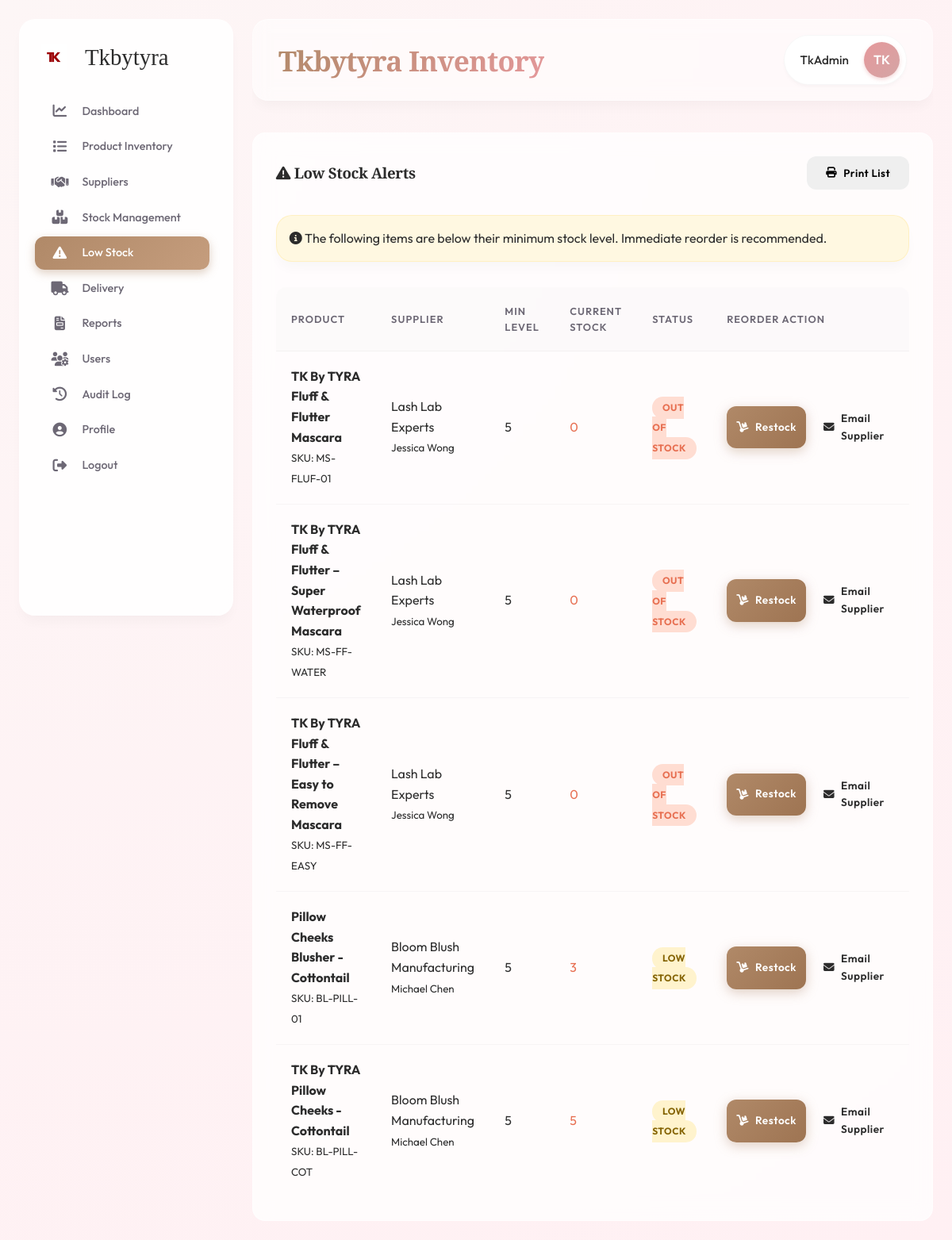
Screenshot of /low_stock.php (signed in) with the database file from the repository.
### tables this page shows
CREATE TABLE `products` (
  `id` int NOT NULL AUTO_INCREMENT,
  `product_code` varchar(50) DEFAULT NULL,
  `name` varchar(150) NOT NULL,
  `category_id` int DEFAULT NULL,
  `supplier_id` int DEFAULT NULL,
  `description` text,
  `cost_price` decimal(10,2) NOT NULL DEFAULT '0.00',
  `selling_price` decimal(10,2) NOT NULL DEFAULT '0.00',
  `quantity` int NOT NULL DEFAULT '0',
  `min_stock_level` int NOT NULL DEFAULT '5',
  `image_path` varchar(255) DEFAULT NULL,
  `created_at` timestamp NULL DEFAULT CURRENT_TIMESTAMP,
  `updated_at` timestamp NULL DEFAULT CURRENT_TIMESTAMP ON UPDATE CURRENT_TIMESTAMP,
  PRIMARY KEY (`id`),
  UNIQUE KEY `product_code` (`product_code`),
  KEY `category_id` (`category_id`),
  KEY `supplier_id` (`supplier_id`),
  CONSTRAINT `products_ibfk_1` FOREIGN KEY (`category_id`) REFERENCES `categories` (`id`) ON DELETE SET NULL,
  CONSTRAINT `products_ibfk_2` FOREIGN KEY (`supplier_id`) REFERENCES `suppliers` (`id`) ON DELETE SET NULL
);

CREATE TABLE `suppliers` (
  `id` int NOT NULL AUTO_INCREMENT,
  `name` varchar(100) NOT NULL,
  `contact_person` varchar(100) DEFAULT NULL,
  `phone` varchar(20) DEFAULT NULL,
  `email` varchar(100) DEFAULT NULL,
  `address` text,
  `created_at` timestamp NULL DEFAULT CURRENT_TIMESTAMP,
  PRIMARY KEY (`id`)
);

### low_stock.php (the view, shortened to what this page needs)
<?php
require 'db.php';
$stmt = $pdo->query("SELECT p.*, s.name as supplier_name, s.email as supplier_email, s.contact_person
                     FROM products p
                     LEFT JOIN suppliers s ON p.supplier_id = s.id
                     WHERE p.quantity <= p.min_stock_level
                     ORDER BY p.quantity ASC");
$products = $stmt->fetchAll();
include 'includes/header.php';
?>
<div class="glass-card animate-fade-in">
    <div style="display: flex; justify-content: space-between; align-items: center; margin-bottom: 2rem;">
        <h3 style="color: var(--text-main);"><i class="fas fa-exclamation-triangle" style="color: var(--accent-pink);"></i> Low Stock Alerts</h3>
        <button onclick="window.print()" class="btn btn-outline-secondary">
            <i class="fas fa-print"></i> Print List
        </button>
    </div>
    <div class="glass-panel" style="padding: 1rem; margin-bottom: 2rem; background: rgba(255, 243, 205, 0.6); border: 1px solid rgba(255, 238, 186, 0.8);">
        <i class="fas fa-info-circle text-warning"></i> The following items are below their minimum stock level. Immediate reorder is recommended.
    </div>
    <div class="table-container">
        <table>
            <thead>
                <tr>
                    <th>Product</th>
                    <th>Supplier</th>
                    <th class="text-center">Min Level</th>
                    <th class="text-center">Current Stock</th>
                    <th class="text-center">Status</th>
                    <th>Reorder Action</th>
                </tr>
            </thead>
            <tbody>
                <?php foreach ($products as $p): ?>
                    <tr>
                        <td>
                            <strong style="color: var(--text-main);"><?php echo htmlspecialchars($p['name']); ?></strong><br>
                            <small class="text-muted">SKU: <?php echo htmlspecialchars($p['product_code']); ?></small>
                        </td>
                        <td>
                            <?php if ($p['supplier_name']): ?>
                                <?php echo htmlspecialchars($p['supplier_name']); ?><br>
                                <small class="text-muted"><?php echo htmlspecialchars($p['contact_person']); ?></small>
                            <?php else: ?>
                                <span class="text-muted">No Supplier</span>
                            <?php endif; ?>
                        </td>
                        <td class="text-center"><?php echo $p['min_stock_level']; ?></td>
                        <td class="text-center font-weight-bold" style="color: #e76f51;"><?php echo $p['quantity']; ?></td>
                        <td class="text-center">
                            <?php if ($p['quantity'] <= 0): ?>
                                <span class="badge" style="background: #FFDDD2; color: #E76F51;">OUT OF STOCK</span>
                            <?php else: ?>
                                <span class="badge" style="background: #FFF3CD; color: #856404;">LOW STOCK</span>
                            <?php endif; ?>
                        </td>
                        <td>
                            <div style="display: flex; gap: 10px;">
                                <a href="stock_manage.php" class="btn btn-primary" style="padding: 5px 12px; font-size: 0.85rem;">
                                    <i class="fas fa-dolly"></i> Restock
                                </a>
                                <?php if ($p['supplier_email']): ?>
                                    <a href="mailto:<?php echo $p['supplier_email']; ?>?subject=Reorder: <?php echo urlencode($p['name']); ?>&body=Please send more stock of <?php echo urlencode($p['name']); ?>." class="btn btn-outline-secondary" style="padding: 5px 12px; font-size: 0.85rem;">
                                        <i class="fas fa-envelope"></i> Email Supplier
                                    </a>
                                <?php endif; ?>
                            </div>
                        </td>
                    </tr>
                <?php endforeach; ?>
            </tbody>
        </table>
    </div>
</div>
<?php include 'includes/footer.php'; ?>

### css/style.css (style rules this page uses)
:root { --primary-color: #B08968; --primary-light: #E6CCB2; --primary-dark: #7F5539; --secondary-color: #FDF4EB; --accent-gold: #D4A373; --accent-rose: #E5989B; --text-main: #2C2C2C; --text-light: #6D6875; --bg-body-start: #FDF6F6; --bg-body-end: #FFF0F3; --white: #FFFFFF; --glass-bg: rgba(255, 255, 255, 0.65); --glass-border: rgba(255, 255, 255, 0.4); --glass-hightlight: rgba(255, 255, 255, 0.8); --blur-strength: 16px; --shadow-subtle: 0 4px 6px -1px rgba(0, 0, 0, 0.02), 0 2px 4px -1px rgba(0, 0, 0, 0.02); --shadow-card: 0 10px 15px -3px rgba(0, 0, 0, 0.03), 0 4px 6px -2px rgba(0, 0, 0, 0.01); --shadow-float: 0 20px 25px -5px rgba(212, 163, 115, 0.15), 0 10px 10px -5px rgba(212, 163, 115, 0.1); --font-sans: 'Outfit', sans-serif; --font-serif: 'Playfair Display', serif; }
* { margin: 0; padding: 0; box-sizing: border-box; }
body { font-family: var(--font-sans); background: radial-gradient(circle at top left, var(--bg-body-start), var(--bg-body-end)); color: var(--text-main); line-height: 1.6; overflow-x: hidden; min-height: 100vh; }
h1, h2, h3, h4, h5, h6 { font-family: var(--font-serif); color: var(--text-main); letter-spacing: -0.02em; }
h3 { font-weight: 600; }
a { text-decoration: none; color: inherit; transition: color 0.3s ease; }
.glass-panel { background: var(--glass-bg); backdrop-filter: blur(var(--blur-strength)); -webkit-backdrop-filter: blur(var(--blur-strength)); border: 1px solid var(--glass-border); border-top: 1px solid var(--glass-hightlight); border-radius: 20px; box-shadow: var(--shadow-card); }
.glass-card { background: rgba(255, 255, 255, 0.75); backdrop-filter: blur(12px); border: 1px solid rgba(255, 255, 255, 0.6); border-radius: 16px; padding: 1.8rem; transition: all 0.4s cubic-bezier(0.175, 0.885, 0.32, 1.275); position: relative; overflow: hidden; }
.glass-card::before { content: ''; position: absolute; top: 0; left: 0; right: 0; height: 4px; background: linear-gradient(90deg, var(--primary-light), var(--accent-rose)); opacity: 0; transition: opacity 0.3s ease; }
.table-container { overflow-x: auto; border-radius: 12px; }
table { width: 100%; border-collapse: separate; border-spacing: 0; }
th, td { padding: 1.2rem; text-align: left; border-bottom: 1px solid rgba(0, 0, 0, 0.03); }
th { font-weight: 600; color: var(--text-light); font-size: 0.8rem; text-transform: uppercase; letter-spacing: 1px; background: rgba(0, 0, 0, 0.01); }
tr { transition: background 0.2s ease; }
tr:last-child td { border-bottom: none; }
.btn { padding: 0.8rem 1.5rem; border: none; border-radius: 12px; cursor: pointer; font-weight: 600; font-family: var(--font-sans); transition: all 0.3s ease; display: inline-flex; align-items: center; gap: 0.5rem; letter-spacing: 0.5px; }
.btn-primary { background: linear-gradient(135deg, var(--primary-color), #9E7452); color: white; box-shadow: 0 4px 15px rgba(176, 137, 104, 0.4); }
.badge { padding: 0.4rem 0.8rem; border-radius: 50px; font-size: 0.75rem; font-weight: 700; letter-spacing: 0.5px; text-transform: uppercase; }
.animate-fade-in { animation: fadeIn 0.8s cubic-bezier(0.2, 0.8, 0.2, 1) forwards; }

### rows the page displays
products: name "TK By TYRA Fluff & Flutter Mascara", product_code "MS-FLUF-01", supplier.name "Lash Lab Experts", supplier.contact_person "Jessica Wong", min_stock_level "5", quantity "0", shows "OUT OF STOCK"
products: name "TK By TYRA Fluff & Flutter – Super Waterproof Mascara", product_code "MS-FF-WATER", supplier.name "Lash Lab Experts", supplier.contact_person "Jessica Wong", min_stock_level "5", quantity "0", shows "OUT OF STOCK"
products: name "TK By TYRA Fluff & Flutter – Easy to Remove Mascara", product_code "MS-FF-EASY", supplier.name "Lash Lab Experts", supplier.contact_person "Jessica Wong", min_stock_level "5", quantity "0", shows "OUT OF STOCK"
products: name "Pillow Cheeks Blusher - Cottontail", product_code "BL-PILL-01", supplier.name "Bloom Blush Manufacturing", supplier.contact_person "Michael Chen", min_stock_level "5", quantity "3", shows "LOW STOCK"
products: name "TK By TYRA Pillow Cheeks - Cottontail", product_code "BL-PILL-COT", supplier.name "Bloom Blush Manufacturing", supplier.contact_person "Michael Chen", min_stock_level "5", quantity "5", shows "LOW STOCK"

### other values shown
$_SESSION['full_name'] "TkAdmin"
substr($_SESSION['username'], 0, 2) "TK"
